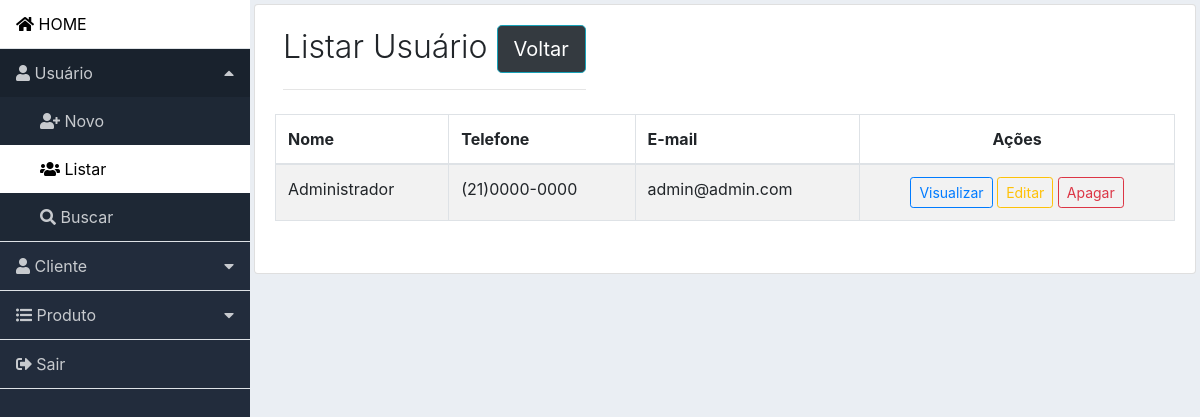
Page /usuario_list.php (signed in) on the committed database.
### tables this page shows
CREATE TABLE `acesso_restrito` (
  `id_restrito` int(11) NOT NULL,
  `nome` varchar(255) NOT NULL,
  `email` varchar(255) NOT NULL,
  `telefone` varchar(255) NOT NULL,
  `celular` varchar(255) NOT NULL,
  `login` varchar(255) NOT NULL,
  `senha` varchar(255) NOT NULL,
  `tipo` int(2) NOT NULL
);

### usuario_list.php (the view, shortened to what this page needs)
<?php
require('includes/header.php');
?>
<div class="content p-1">
    <div class="list-group-item">
        <div class="d-flex">
            <div class="mr-auto p-2">
                <h2 class="display-4 titulo">Listar Usuário
                    <a href="./home.php" class="btn btn-info btn-lg bg-dark">Voltar</a>
                </h2>
                <hr>
            </div>
        </div>
        <div class="table-responsive">
            <table class="table table-striped table-hover table-bordered ">
                <thead>
                    <tr>
                        <th>Nome</th>
                        <th class="d-none d-lg-table-cell">Telefone</th>
                        <th>E-mail</th>
                        <th class="text-center">Ações</th>
                    </tr>
                </thead>
                <tbody>
                    <?php
                    include_once 'conexao/conexao.php';
                    $sql = "SELECT id_restrito,nome,telefone, email FROM `acesso_restrito`";
                    $retorno = mysqli_query($conexao, $sql);
                    while ($array = mysqli_fetch_array($retorno, MYSQLI_ASSOC)) {
                        $id_usuario = $array['id_restrito'];
                        $nome = $array['nome'];
                        $telefone = $array['telefone'];
                        $email = $array['email'];
                    ?>
                    <tr>
                        <td><?= $nome ?></td>
                        <td class="d-none d-lg-table-cell"><?= $telefone ?></td>
                        <td><?= $email ?></td>
                        <td class="text-center">
                            <span class="d-none d-md-block">
                                <a href="usuario_visualizar.php?id=<?= $id_usuario ?>"
                                    class="btn btn-outline-primary btn-sm">Visualizar</a>
                                <a href="usuario_editar.php?id=<?= $id_usuario ?>"
                                    class="btn btn-outline-warning btn-sm">Editar</a>
                                <a href="usuario_apagar.php?id=<?= $id_usuario ?>" class="btn btn-outline-danger btn-sm"
                                    data-toggle="modal" data-target=" #apagarRegistro">Apagar</a>
                            </span>
                        </td>
                    </tr>
                    <?php
                    }
                    ?>
                </tbody>
            </table><br>
        </div>
    </div>
</div>
<?php
require('includes/footer.php');
?>

### css/dashboard.css (style rules this page uses)
body { background-color: #eaeef3; }
.content { width: 100%; }
.titulo { font-size: 2.0rem !important; }

### rows in the picture
acesso_restrito: nome "Administrador", telefone "(21)0000-0000", email "admin@admin.com"
